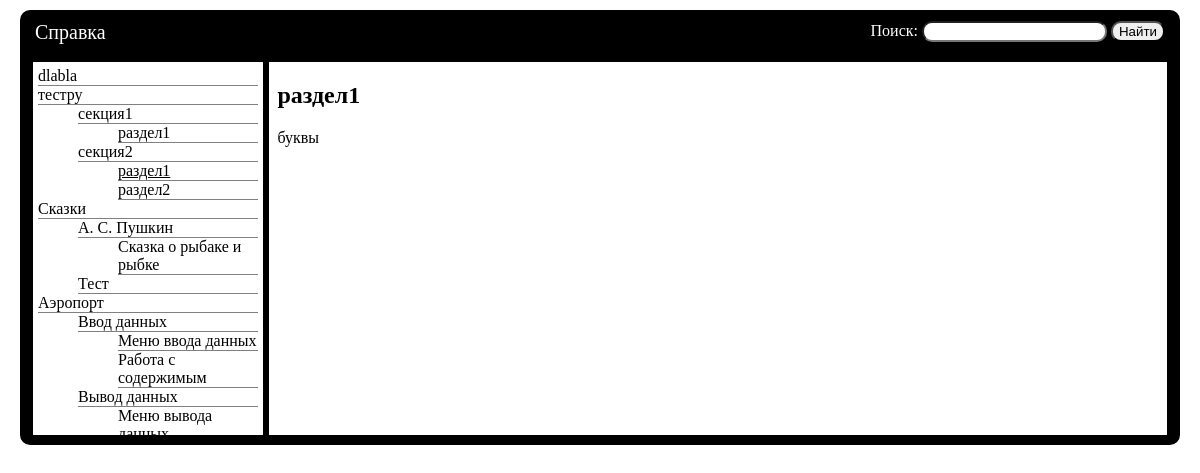
Page /?page_id=27 on the committed database.
### tables this page shows
CREATE TABLE `ref_system_data` (
  `id` int(11) NOT NULL,
  `type` varchar(64) NOT NULL,
  `parent_id` int(11) DEFAULT NULL,
  `caption` varchar(150) NOT NULL,
  `content` text
);

### classes/ReferenceSystem.php (called while the page is built, shortened)
<?php
include_once 'RSArticle.php';
include_once 'ReferenceSchemeItem.php';
class ReferenceSystem
{
    public static $HierarchyItems = ['Chapter','Section','Subsection'];
    public static function GetArticleByDBId($id)
    {
        $mysqli = new mysqli(DB_HOST, DB_LOGIN, DB_PASSWORD, DB_DATABASE);
        $id = $mysqli->real_escape_string($id);
        $sql = "SELECT * FROM ref_system_data WHERE id = $id";
        if(!$result = $mysqli->query($sql))
            return "Ошибка: " . $mysqli->error . "\n";
        $arr = $result->fetch_assoc();
        return new RSArticle($arr['id'],$arr['caption'], $arr['content'], $arr['type']);
    }
    public static function GetItemChildren($pathOrId)
    {
        $mysqli = new mysqli(DB_HOST, DB_LOGIN, DB_PASSWORD, DB_DATABASE);
        $id = (is_numeric($pathOrId)) ? $pathOrId : self::PathToId($pathOrId);
        $sql = "SELECT id,type,caption FROM ref_system_data WHERE parent_id = $id";
        if(!$result = $mysqli->query($sql))
            return "Ошибка: " . $mysqli->error . "\n";
        $children = array();
        for ($i = 0; !($result->num_rows === 0) and $arr = $result->fetch_assoc(); $i++)
        {
            $children[$i] = new RSArticle($arr['id'],$arr['caption'], null, $arr['type']);
        }
        return $children;
    }
    public static function GetReferenceScheme($scheme)
    {
        if(count($scheme) === 0)
        {
            $mysqli = new mysqli(DB_HOST, DB_LOGIN, DB_PASSWORD, DB_DATABASE);
            $type = self::$HierarchyItems[0];
            $sql = "SELECT id,type,caption FROM ref_system_data WHERE type = '$type'";
            if(!$result = $mysqli->query($sql))
                return "Ошибка: " . $mysqli->error . "\n";
            for ($i = 0; !($result->num_rows === 0) and $arr = $result->fetch_assoc(); $i++) {
                $scheme[$i] = new ReferenceSchemeItem(new RSArticle($arr['id'], $arr['caption'], null, $arr['type']),
                    array(), null, $arr['caption']);
            }
            for($i=0; $i<count($scheme); $i++)
                $scheme[$i]->FirstLevel = $scheme;
            return self::GetReferenceScheme($scheme);
        }
        else
        {
            for($i=0; $i<count($scheme); $i++)
            {
                $path = $scheme[$i]->Path;
                $children = self::GetItemChildren($path);
                for ($j = 0; $j<count($children); $j++)
                {
                    $scheme[$i]->Children[$j] = new ReferenceSchemeItem($children[$j],array(),$scheme[$i]->FirstLevel,
                                                                        $path . '/' . $children[$j]->Caption);
                    if(count($children)>0)
                        self::GetReferenceScheme($scheme[$i]->Children);
                }
            }
            return $scheme[0]->FirstLevel;
        }
    }
    public static function PathToId($path)
    {
        $mysqli = new mysqli(DB_HOST, DB_LOGIN, DB_PASSWORD, DB_DATABASE);
        $path = $mysqli->real_escape_string($path);
        $path = explode('/',$path);
        $parent_id = -1;
        for($i = 0; $i<count($path); $i++)
        {
            $type = self::$HierarchyItems[$i];
            $sql = ($i > 0) ?
                "SELECT id FROM ref_system_data WHERE caption = '$path[$i]' AND type = '$type'  AND parent_id=$parent_id"
                :
                "SELECT id FROM ref_system_data WHERE caption = '$path[$i]' AND type = '$type'";
            if (!$result = $mysqli->query($sql))
                return "Ошибка: " . $mysqli->error . "\n";
            $parent_id = $result->fetch_assoc()['id'];
        }
        return $parent_id;
    }
}

### classes/ReferenceSchemeItem.php (called while the page is built, shortened)
<?php
include_once 'ReferenceSystem.php';
class ReferenceSchemeItem
{
    public function __construct($article, $children, $firstLevel, $path)
    {
        $this->Article = $article;
        $this->FirstLevel = $firstLevel;
        $this->Path = $path;
    }
}

### classes/RSArticle.php (called while the page is built, shortened)
<?php
class RSArticle
{
    public function __construct($id, $caption, $content, $type)
    {
        $this->Id = $id;
        $this->Caption = $caption;
        $this->Content = $content;
    }
}

### index.php (the view, shortened to what this page needs)
<?php
    include_once "classes/ReferenceSystem.php";
?>
<!DOCTYPE HTML>
<html>
<head>
    <link rel="stylesheet" href="/RS_ContextHelp/css/styles.css">
</head>
<body>
    <div id="Search" class="RS_Help">
        <div id="helpHeader">
            Справка
        </div>
        <form>
            <span style="color: white">Поиск: </span>
            <input type="text" name="searchText" id="searchText">
            <input type="submit" value="Найти" id="searchButton">
        </form>
    </div>
    <div id="RefContainer" class="RS_Help class1 class2 RS_D1">
        <div id="TableOfContentsContainer">
            <ul id="TableOfContents">
                <?php
                $sch = ReferenceSystem\ReferenceSystem::GetReferenceScheme(array());
                for($i = 0; $i<count($sch); $i++)
                    PrintVertex($sch[$i]);
                ?>
            </ul>
        </div>
        <div id="Content">
            <?php
                if(isset($_GET['page_id']) and $_GET['page_id'] != '')
                {
                    $article = ReferenceSystem\ReferenceSystem::GetArticleByDBId(intval($_GET['page_id']));
                    echo "<h2>$article->Caption</h2>\r\n";
                    echo $article->Content;
                }
            ?>
        </div>
    </div>
</body>
</html>
<?php
function PrintVertex($Vertex)
{
    $query = '';
    if(isset($_GET['searchText']) AND trim($_GET['searchText']) != '')
    {
        $search = trim($_GET['searchText']);
        $articles = ReferenceSystem\ReferenceSystem::SearchReference($search);
        $flag = false;
        if(count($articles) > 0)
        {
            for($i = 0; $i<count($articles) and !$flag; $i++)
                $flag = $articles[$i]->Id == $Vertex->Article->Id;
        }
        if($flag)
            echo '<li><a href="?page_id=' . $Vertex->Article->Id . $query . '">' . $Vertex->Article->Caption . '</a>' . "</li>\r\n";
        else
            echo '<li><a style="color: gray;" href="?page_id=' . $Vertex->Article->Id . $query . '">' .
                $Vertex->Article->Caption . '</a>' . "</li>\r\n";
    }
    else
        if(isset($_GET['page_id']) and $_GET['page_id'] == $Vertex->Article->Id)
            echo '<li><a style="text-decoration: underline" href="?page_id=' . $Vertex->Article->Id . $query . '">' . $Vertex->Article->Caption . '</a>' . "</li>\r\n";
        else
            echo '<li><a href="?page_id=' . $Vertex->Article->Id . $query . '">' . $Vertex->Article->Caption . '</a>' . "</li>\r\n";
    for($i = 0; $i<count($Vertex->Children); $i++)
    {
        echo "<ul>\r\n";
        PrintVertex($Vertex->Children[$i]);
        echo "</ul>\r\n";
    }
}
?>

### index.php (style rules this page uses)
html, body { height: 97%; margin: 0; padding: 5px; }
#RefContainer { overflow: hidden; display: flex; justify-content: space-between; border: 10px solid black; height: 50%; margin-left: 10px; margin-right: 10px; border-radius: 0px 0px 10px 10px; }
#TableOfContentsContainer { overflow: auto; border: 3px solid black; width: 20%; height: 100%; padding-left: 5px; padding-right: 5px; }
#Content { overflow: auto; border: 3px solid black; width:80%; height: 100%; padding: 0px 8px 0px 8px; }
#Search { border-radius: 10px 10px 0px 0px; display: flex; justify-content: space-between; border: 3px solid black; margin-left: 10px; margin-right: 10px; padding: 8px 12px 2px 12px; background-color: black; text-align: right; vertical-align: center; }
#TableOfContents { list-style-type: none; margin: 5px 0px 5px 0px; padding: 0px; }
#TableOfContents li { border-bottom: 1px solid gray; }
#TableOfContents ul { list-style-type: none; }
#searchText { border-radius: 10px; }
#searchButton { border-radius: 10px; }
a { color: black; text-decoration: none; }
#helpHeader { color: white; font-size: 20px; }

### rows in the picture
ref_system_data: caption "dlabla"
ref_system_data: caption "тестру"
ref_system_data: caption "секция1"
ref_system_data: caption "раздел1"
ref_system_data: caption "секция2"
ref_system_data: caption "раздел1", content "буквы"
ref_system_data: caption "раздел2"
ref_system_data: caption "Сказки"
ref_system_data: caption "А. С. Пушкин"
ref_system_data: caption "Сказка о рыбаке и рыбке"
ref_system_data: caption "Тест"
ref_system_data: caption "Аэропорт"
ref_system_data: caption "Ввод данных"
ref_system_data: caption "Меню ввода данных"
ref_system_data: caption "Работа с содержимым"
ref_system_data: caption "Вывод данных"
ref_system_data: caption "Меню вывода данных"
